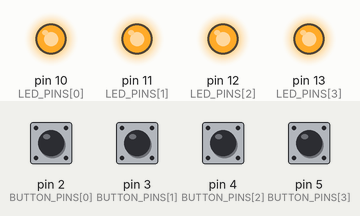
The sketch below on a simulated Arduino Uno, built with avr-gcc and run on an emulated ATmega328P. Parts: output pins drawn as LEDs (lit = HIGH). Inputs (shaded band) come from the test bench; at power-on: pin 2 (BUTTON_PINS[0]), pin 3 (BUTTON_PINS[1]), pin 4 (BUTTON_PINS[2]), pin 5 (BUTTON_PINS[3]) HIGH.

Above: at 1.2 s.
1.3 s: pin 2 (BUTTON_PINS[0]) pulled LOW for 0.15 s
At 1.37 s:
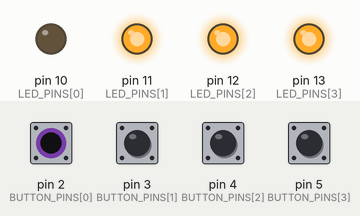
2.9 s: pin 3 (BUTTON_PINS[1]) pulled LOW for 0.15 s
At 2.97 s:
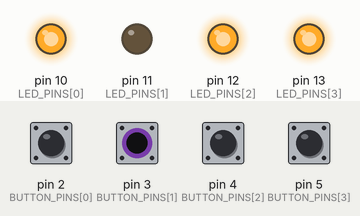
4.5 s: pin 4 (BUTTON_PINS[2]) pulled LOW for 0.15 s
At 4.57 s:
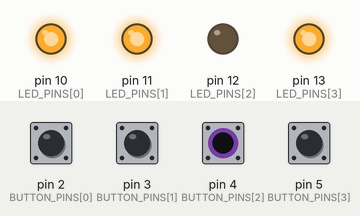
6.1 s: pin 5 (BUTTON_PINS[3]) pulled LOW for 0.15 s
At 6.17 s:
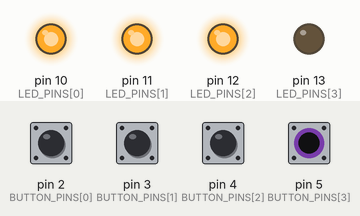
7.7 s: pin 2 (BUTTON_PINS[0]) driven LOW and pin 3 (BUTTON_PINS[1]) driven LOW
At 8.9 s:
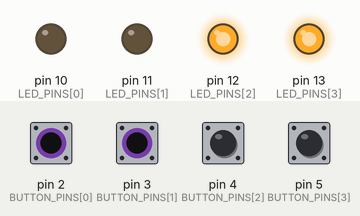
9.2 s: pin 4 (BUTTON_PINS[2]) pulled LOW for 1 s
At 10.0 s:
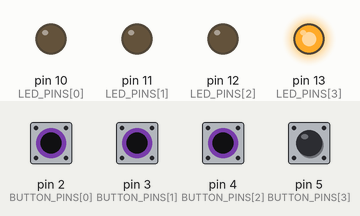
Timing chart, 0 to 12.2 s (numbered marks = the images above; inputs shaded):
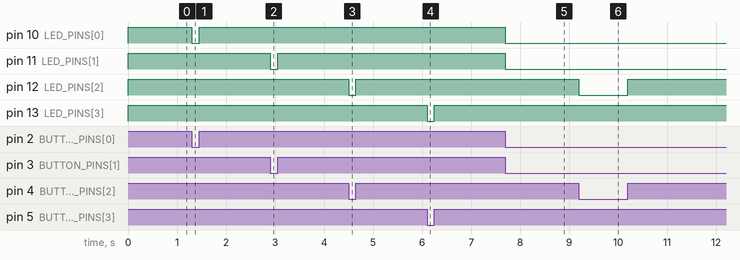

The sketch:

button_test.ino
```cpp
// constants won't change. They're used here to set pin numbers:
const int NUM_BUTTONS = 4;
// Pins for buttons A, B, X, Y
const int BUTTON_PINS[NUM_BUTTONS] = {2, 3, 4, 5};
// Pins for each button's corresponding LED
const int LED_PINS[NUM_BUTTONS] = {10, 11, 12, 13};
// Holds the current reading for each button
int BUTTON_STATES[NUM_BUTTONS] = {0, 0, 0, 0};

void setup() {
  for (int i = 0; i < NUM_BUTTONS; i++) {
      // initialize the pushbutton pin as an input:
    pinMode(BUTTON_PINS[i], INPUT_PULLUP);
    // initialize the LED pin as an output:
    pinMode(LED_PINS[i], OUTPUT);
  }
}
void loop() {
  // Read the state of the pushbutton value:
  for (int i = 0; i < NUM_BUTTONS; i++) {
    BUTTON_STATES[i] = digitalRead(BUTTON_PINS[i]);

    // Check if the pushbutton is pressed. If it is, the buttonState is HIGH:
    if (BUTTON_STATES[i] == HIGH) {
      // turn LED on:
      digitalWrite(LED_PINS[i], HIGH);
      Serial.println("Button : ");
      Serial.println(i);
      Serial.println(" has been pressed");
    } else {
      // turn LED off:
      digitalWrite(LED_PINS[i], LOW);
    }
  }
}
```

Measured:
- after the input at 1.3 s, pin 10 (LED_PINS[0]): HIGH → LOW at once, → HIGH 0.15 s later
- after the input at 2.9 s, pin 11 (LED_PINS[1]): HIGH → LOW at once, → HIGH 0.15 s later
- after the input at 4.5 s, pin 12 (LED_PINS[2]): HIGH → LOW at once, → HIGH 0.15 s later
- after the input at 6.1 s, pin 13 (LED_PINS[3]): HIGH → LOW at once, → HIGH 0.15 s later
- after the input at 7.7 s, pin 10 (LED_PINS[0]), pin 11 (LED_PINS[1]): HIGH → LOW at once
- after the input at 9.2 s, pin 12 (LED_PINS[2]): HIGH → LOW at once, → HIGH 1.0 s later
